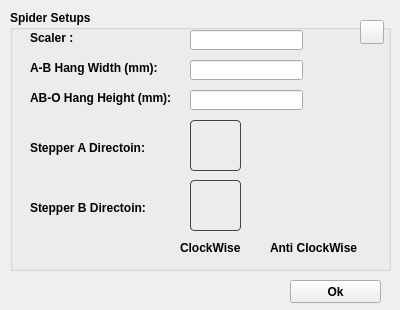
<?xml version="1.0" encoding="UTF-8"?>
<ui version="4.0">
 <class>Form</class>
 <widget class="QWidget" name="Form">
  <property name="geometry">
   <rect>
    <x>0</x>
    <y>0</y>
    <width>400</width>
    <height>310</height>
   </rect>
  </property>
  <property name="font">
   <font>
    <family>Arial</family>
    <weight>75</weight>
    <bold>true</bold>
   </font>
  </property>
  <property name="windowTitle">
   <string>Form</string>
  </property>
  <widget class="QGroupBox" name="groupBox">
   <property name="geometry">
    <rect>
     <x>10</x>
     <y>10</y>
     <width>381</width>
     <height>261</height>
    </rect>
   </property>
   <property name="title">
    <string>Spider Setups</string>
   </property>
   <widget class="QLabel" name="label">
    <property name="geometry">
     <rect>
      <x>20</x>
      <y>50</y>
      <width>151</width>
      <height>16</height>
     </rect>
    </property>
    <property name="text">
     <string>A-B Hang Width (mm):</string>
    </property>
   </widget>
   <widget class="QLabel" name="label_2">
    <property name="geometry">
     <rect>
      <x>20</x>
      <y>80</y>
      <width>151</width>
      <height>16</height>
     </rect>
    </property>
    <property name="text">
     <string>AB-O Hang Height (mm):</string>
    </property>
   </widget>
   <widget class="QLineEdit" name="lineAB">
    <property name="geometry">
     <rect>
      <x>180</x>
      <y>50</y>
      <width>113</width>
      <height>20</height>
     </rect>
    </property>
   </widget>
   <widget class="QLineEdit" name="lineHeight">
    <property name="geometry">
     <rect>
      <x>180</x>
      <y>80</y>
      <width>113</width>
      <height>20</height>
     </rect>
    </property>
   </widget>
   <widget class="QLabel" name="label_3">
    <property name="geometry">
     <rect>
      <x>20</x>
      <y>130</y>
      <width>131</width>
      <height>16</height>
     </rect>
    </property>
    <property name="text">
     <string>Stepper A Directoin:</string>
    </property>
   </widget>
   <widget class="QLabel" name="label_4">
    <property name="geometry">
     <rect>
      <x>20</x>
      <y>190</y>
      <width>131</width>
      <height>16</height>
     </rect>
    </property>
    <property name="text">
     <string>Stepper B Directoin:</string>
    </property>
   </widget>
   <widget class="QLabel" name="motoA_CK">
    <property name="geometry">
     <rect>
      <x>180</x>
      <y>110</y>
      <width>51</width>
      <height>51</height>
     </rect>
    </property>
    <property name="styleSheet">
     <string notr="true">     border: 1px solid rgb(67,67,67);
     border-radius: 4px;</string>
    </property>
    <property name="pixmap">
     <pixmap resource="images.qrc">:/images/stepping_motor-clockwise.png</pixmap>
    </property>
   </widget>
   <widget class="QLabel" name="motoB_CK">
    <property name="geometry">
     <rect>
      <x>180</x>
      <y>170</y>
      <width>51</width>
      <height>51</height>
     </rect>
    </property>
    <property name="styleSheet">
     <string notr="true">     border: 1px solid rgb(67,67,67);
     border-radius: 4px;</string>
    </property>
    <property name="pixmap">
     <pixmap resource="images.qrc">:/images/stepping_motor-clockwise.png</pixmap>
    </property>
   </widget>
   <widget class="QLabel" name="motoA_CCK">
    <property name="geometry">
     <rect>
      <x>270</x>
      <y>110</y>
      <width>51</width>
      <height>51</height>
     </rect>
    </property>
    <property name="pixmap">
     <pixmap resource="images.qrc">:/images/stepping_motor-anticlockwise.png</pixmap>
    </property>
   </widget>
   <widget class="QLabel" name="motoB_CCK">
    <property name="geometry">
     <rect>
      <x>270</x>
      <y>170</y>
      <width>51</width>
      <height>51</height>
     </rect>
    </property>
    <property name="pixmap">
     <pixmap resource="images.qrc">:/images/stepping_motor-anticlockwise.png</pixmap>
    </property>
   </widget>
   <widget class="QPushButton" name="pushButton">
    <property name="geometry">
     <rect>
      <x>350</x>
      <y>10</y>
      <width>24</width>
      <height>24</height>
     </rect>
    </property>
    <property name="styleSheet">
     <string notr="true"> QPushButton {
	border-image: url(:/images/help-icon.png) 0;
 }

 QPushButton:hover {
	border-image: url(:/images/help-icon-hover.png) 0;
 }

 QPushButton:pressed  {
	border-image: url(:/images/help-icon-click.png) 0;
 }
</string>
    </property>
    <property name="text">
     <string/>
    </property>
   </widget>
   <widget class="QLabel" name="label_5">
    <property name="geometry">
     <rect>
      <x>170</x>
      <y>230</y>
      <width>71</width>
      <height>16</height>
     </rect>
    </property>
    <property name="text">
     <string>ClockWise</string>
    </property>
   </widget>
   <widget class="QLabel" name="label_6">
    <property name="geometry">
     <rect>
      <x>260</x>
      <y>230</y>
      <width>101</width>
      <height>16</height>
     </rect>
    </property>
    <property name="text">
     <string>Anti ClockWise</string>
    </property>
   </widget>
   <widget class="QLabel" name="label_7">
    <property name="geometry">
     <rect>
      <x>20</x>
      <y>20</y>
      <width>151</width>
      <height>16</height>
     </rect>
    </property>
    <property name="text">
     <string>Scaler :</string>
    </property>
   </widget>
   <widget class="QLineEdit" name="lineScale">
    <property name="geometry">
     <rect>
      <x>180</x>
      <y>20</y>
      <width>113</width>
      <height>20</height>
     </rect>
    </property>
   </widget>
  </widget>
  <widget class="QPushButton" name="btnOk">
   <property name="geometry">
    <rect>
     <x>290</x>
     <y>280</y>
     <width>91</width>
     <height>23</height>
    </rect>
   </property>
   <property name="text">
    <string>Ok</string>
   </property>
  </widget>
 </widget>
 <resources>
  <include location="images.qrc"/>
 </resources>
 <connections/>
</ui>
